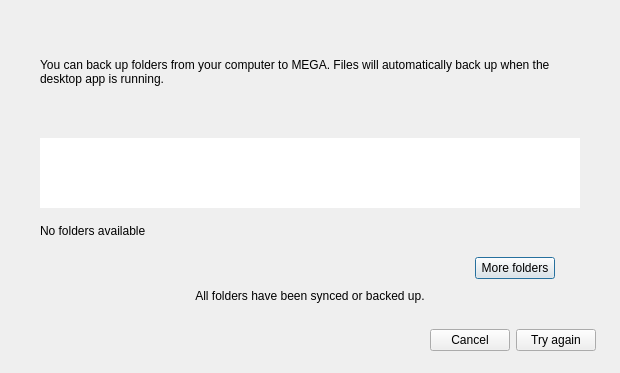
<?xml version="1.0" encoding="UTF-8"?>
<ui version="4.0">
 <class>BackupsWizard</class>
 <widget class="QDialog" name="BackupsWizard">
  <property name="windowModality">
   <enum>Qt::ApplicationModal</enum>
  </property>
  <property name="geometry">
   <rect>
    <x>0</x>
    <y>0</y>
    <width>620</width>
    <height>481</height>
   </rect>
  </property>
  <property name="sizePolicy">
   <sizepolicy hsizetype="Preferred" vsizetype="Preferred">
    <horstretch>0</horstretch>
    <verstretch>0</verstretch>
   </sizepolicy>
  </property>
  <property name="minimumSize">
   <size>
    <width>0</width>
    <height>0</height>
   </size>
  </property>
  <property name="windowTitle">
   <string>Setup backups</string>
  </property>
  <property name="windowIcon">
   <iconset resource="../Resources_macx.qrc">
    <normaloff>:/images/icons/ico_backup.png</normaloff>:/images/icons/ico_backup.png</iconset>
  </property>
  <property name="styleSheet">
   <string notr="true">#BackupsWizard, #sSteps &gt; QWidget
{
background: solid white;
}

#lBackupFolders, #lBackupTo
{
color: #333333;
font-size: 14px;
font-weight: bold;
}

#leBackupTo
{
color: #999999;
font-size: 13px;
border-radius: 4px;
background-color: #FAFAFA;
border: 1px solid #e5e5e5;
padding-left: 7px;
}

#lSubtitleStep1
{
margin-left: 20px;
margin-right: 20px;
margin-top: 7px;
margin-bottom: 31px;
color: #666666;
}

#lBackupFolders
{
margin-left: 18px;
margin-right: 18px;
}

#fFoldersStep1, #fFoldersStep2
{
border: 1px solid #e5e5e5;
border-radius: 6px;
background: solid white;
}

#fFoldersStep1
{
margin-left: 20px;
margin-right: 20px;
}

#fFoldersStep2
{
margin-left: 20px;
margin-right: 24px;
}

#lTitleStep2
{
margin-bottom: 26px;
}

#wDeviceNameStep1, #wDeviceNameAndNbFolders
{
border-top-right-radius: 6px;
border-top-left-radius: 6px;
background: solid #FAFAFA;
}

#lDeviceIconStep1
{
border-image: url(&quot;:/images/icons/pc/pc-mac_48.png&quot;);
}

#lDeviceIconStep2
{
border-image: url(&quot;:/images/icons/pc/pc-mac_24.png&quot;);
}

#lDeviceNameStep1, #lDeviceNameStep2
{
text-align: left;
font-size: 14px;
border: none;
}

#lFoldersNumber
{
color: #999999;
font-size: 14px;
padding-right: 16px;
}

#lvFoldersStep1::item
{
height: 40 px;
min-height: 40 px;
max-height: 40 px;
border: none;
}

#lvFoldersStep1, #lvFoldersStep2
{
background: solid white;
border-bottom-right-radius: 6px;
border-bottom-left-radius: 6px;
outline: none;
}

#lvFoldersStep1
{
padding-left: 19px;
}

#lvFoldersStep2
{
padding-left: 9px;
}

#lvFoldersStep1::icon
{
left: 15px;
}

#lvFoldersStep1::text
{
left: 10px;
font-size: 13px;
}

#lvFoldersStep2::item
{
height: 32 px;
min-height: 32 px;
max-height: 32 px;
border: none;
}

#lvFoldersStep2::text
{
left: 4px;
font-size: 13px;
}

#lAllFoldersSynced
{
color: #004038;
font-family: Lato;
font-size: 12px;
border: 1px solid #7fdfd2;
border-radius: 2px;
background-color: rgba(0,191,165,0.1);
}

#lNoAvailableFolder
{
color: #999999;
font-family: Lato;
font-size: 14px;
background: white;
padding-left: 16px;
border-bottom-right-radius: 6px;
border-bottom-left-radius: 6px;
}

QScrollBar:vertical
{
background: transparent;
width: 12px;
border: none;
border-bottom-right-radius: 6px;
}

QScrollBar::sub-line:vertical, QScrollBar::add-line:vertical
{
border: none;
background: none;
 }

QScrollBar::handle:vertical
{
background: #D8D8D8;
min-height: 0px;
border-radius: 2px;
margin: 4px;
}
</string>
  </property>
  <property name="modal">
   <bool>true</bool>
  </property>
  <layout class="QVBoxLayout" name="BackupsWizardLayout">
   <property name="spacing">
    <number>20</number>
   </property>
   <property name="sizeConstraint">
    <enum>QLayout::SetFixedSize</enum>
   </property>
   <property name="leftMargin">
    <number>24</number>
   </property>
   <property name="topMargin">
    <number>25</number>
   </property>
   <property name="rightMargin">
    <number>24</number>
   </property>
   <property name="bottomMargin">
    <number>22</number>
   </property>
   <item>
    <widget class="QStackedWidget" name="sSteps">
     <property name="sizePolicy">
      <sizepolicy hsizetype="Preferred" vsizetype="Expanding">
       <horstretch>0</horstretch>
       <verstretch>0</verstretch>
      </sizepolicy>
     </property>
     <property name="currentIndex">
      <number>0</number>
     </property>
     <widget class="QWidget" name="pStep1">
      <property name="sizePolicy">
       <sizepolicy hsizetype="Preferred" vsizetype="Maximum">
        <horstretch>0</horstretch>
        <verstretch>0</verstretch>
       </sizepolicy>
      </property>
      <layout class="QVBoxLayout" name="pStep1Layout">
       <property name="spacing">
        <number>4</number>
       </property>
       <property name="leftMargin">
        <number>16</number>
       </property>
       <property name="topMargin">
        <number>6</number>
       </property>
       <property name="rightMargin">
        <number>16</number>
       </property>
       <property name="bottomMargin">
        <number>0</number>
       </property>
       <item>
        <widget class="QLabel" name="lTitleStep1">
         <property name="sizePolicy">
          <sizepolicy hsizetype="Preferred" vsizetype="Maximum">
           <horstretch>0</horstretch>
           <verstretch>0</verstretch>
          </sizepolicy>
         </property>
         <property name="styleSheet">
          <string notr="true">font-size:20px;</string>
         </property>
         <property name="text">
          <string/>
         </property>
         <property name="textFormat">
          <enum>Qt::RichText</enum>
         </property>
        </widget>
       </item>
       <item alignment="Qt::AlignTop">
        <widget class="QLabel" name="lSubtitleStep1">
         <property name="sizePolicy">
          <sizepolicy hsizetype="Preferred" vsizetype="Maximum">
           <horstretch>0</horstretch>
           <verstretch>0</verstretch>
          </sizepolicy>
         </property>
         <property name="styleSheet">
          <string notr="true">font-size:12px;</string>
         </property>
         <property name="text">
          <string>You can back up folders from your computer to MEGA. Files will automatically back up when the desktop app is running.</string>
         </property>
         <property name="wordWrap">
          <bool>true</bool>
         </property>
        </widget>
       </item>
       <item>
        <widget class="QFrame" name="fFoldersStep1">
         <property name="sizePolicy">
          <sizepolicy hsizetype="Preferred" vsizetype="Expanding">
           <horstretch>0</horstretch>
           <verstretch>0</verstretch>
          </sizepolicy>
         </property>
         <property name="minimumSize">
          <size>
           <width>540</width>
           <height>0</height>
          </size>
         </property>
         <property name="frameShape">
          <enum>QFrame::NoFrame</enum>
         </property>
         <property name="frameShadow">
          <enum>QFrame::Sunken</enum>
         </property>
         <layout class="QVBoxLayout" name="verticalLayout">
          <property name="spacing">
           <number>0</number>
          </property>
          <property name="leftMargin">
           <number>0</number>
          </property>
          <property name="topMargin">
           <number>0</number>
          </property>
          <property name="rightMargin">
           <number>0</number>
          </property>
          <property name="bottomMargin">
           <number>0</number>
          </property>
          <item alignment="Qt::AlignTop">
           <widget class="QWidget" name="wDeviceNameStep1" native="true">
            <property name="sizePolicy">
             <sizepolicy hsizetype="Preferred" vsizetype="Fixed">
              <horstretch>0</horstretch>
              <verstretch>0</verstretch>
             </sizepolicy>
            </property>
            <layout class="QHBoxLayout" name="horizontalLayout">
             <property name="spacing">
              <number>10</number>
             </property>
             <property name="leftMargin">
              <number>16</number>
             </property>
             <property name="topMargin">
              <number>0</number>
             </property>
             <property name="rightMargin">
              <number>0</number>
             </property>
             <property name="bottomMargin">
              <number>0</number>
             </property>
             <item>
              <widget class="QLabel" name="lDeviceIconStep1">
               <property name="sizePolicy">
                <sizepolicy hsizetype="Maximum" vsizetype="Fixed">
                 <horstretch>0</horstretch>
                 <verstretch>0</verstretch>
                </sizepolicy>
               </property>
               <property name="minimumSize">
                <size>
                 <width>48</width>
                 <height>48</height>
                </size>
               </property>
               <property name="maximumSize">
                <size>
                 <width>48</width>
                 <height>48</height>
                </size>
               </property>
               <property name="text">
                <string notr="true"/>
               </property>
              </widget>
             </item>
             <item alignment="Qt::AlignVCenter">
              <widget class="QLabel" name="lDeviceNameStep1">
               <property name="sizePolicy">
                <sizepolicy hsizetype="Preferred" vsizetype="Preferred">
                 <horstretch>0</horstretch>
                 <verstretch>0</verstretch>
                </sizepolicy>
               </property>
               <property name="text">
                <string notr="true"/>
               </property>
              </widget>
             </item>
            </layout>
           </widget>
          </item>
          <item>
           <widget class="QListView" name="lvFoldersStep1">
            <property name="sizePolicy">
             <sizepolicy hsizetype="Expanding" vsizetype="Maximum">
              <horstretch>0</horstretch>
              <verstretch>0</verstretch>
             </sizepolicy>
            </property>
            <property name="maximumSize">
             <size>
              <width>16777215</width>
              <height>120</height>
             </size>
            </property>
            <property name="sizeIncrement">
             <size>
              <width>0</width>
              <height>40</height>
             </size>
            </property>
            <property name="baseSize">
             <size>
              <width>0</width>
              <height>40</height>
             </size>
            </property>
            <property name="frameShape">
             <enum>QFrame::NoFrame</enum>
            </property>
            <property name="sizeAdjustPolicy">
             <enum>QAbstractScrollArea::AdjustToContents</enum>
            </property>
            <property name="editTriggers">
             <set>QAbstractItemView::NoEditTriggers</set>
            </property>
            <property name="showDropIndicator" stdset="0">
             <bool>false</bool>
            </property>
            <property name="selectionMode">
             <enum>QAbstractItemView::NoSelection</enum>
            </property>
            <property name="selectionBehavior">
             <enum>QAbstractItemView::SelectRows</enum>
            </property>
            <property name="iconSize">
             <size>
              <width>24</width>
              <height>24</height>
             </size>
            </property>
            <property name="textElideMode">
             <enum>Qt::ElideMiddle</enum>
            </property>
            <property name="verticalScrollMode">
             <enum>QAbstractItemView::ScrollPerPixel</enum>
            </property>
            <property name="resizeMode">
             <enum>QListView::Adjust</enum>
            </property>
            <property name="spacing">
             <number>0</number>
            </property>
           </widget>
          </item>
          <item alignment="Qt::AlignVCenter">
           <widget class="QLabel" name="lNoAvailableFolder">
            <property name="sizePolicy">
             <sizepolicy hsizetype="Preferred" vsizetype="Fixed">
              <horstretch>0</horstretch>
              <verstretch>0</verstretch>
             </sizepolicy>
            </property>
            <property name="minimumSize">
             <size>
              <width>0</width>
              <height>45</height>
             </size>
            </property>
            <property name="maximumSize">
             <size>
              <width>16777215</width>
              <height>45</height>
             </size>
            </property>
            <property name="text">
             <string>No folders available</string>
            </property>
           </widget>
          </item>
         </layout>
        </widget>
       </item>
       <item>
        <layout class="QHBoxLayout" name="horizontalLayout_6">
         <property name="rightMargin">
          <number>25</number>
         </property>
         <item alignment="Qt::AlignRight">
          <widget class="QPushButton" name="bMoreFolders">
           <property name="text">
            <string>More folders</string>
           </property>
          </widget>
         </item>
        </layout>
       </item>
       <item alignment="Qt::AlignHCenter">
        <widget class="QLabel" name="lAllFoldersSynced">
         <property name="sizePolicy">
          <sizepolicy hsizetype="Expanding" vsizetype="Maximum">
           <horstretch>0</horstretch>
           <verstretch>0</verstretch>
          </sizepolicy>
         </property>
         <property name="minimumSize">
          <size>
           <width>300</width>
           <height>26</height>
          </size>
         </property>
         <property name="text">
          <string>All folders have been synced or backed up.</string>
         </property>
         <property name="alignment">
          <set>Qt::AlignCenter</set>
         </property>
         <property name="wordWrap">
          <bool>true</bool>
         </property>
        </widget>
       </item>
      </layout>
     </widget>
     <widget class="QWidget" name="pStep2">
      <property name="sizePolicy">
       <sizepolicy hsizetype="Preferred" vsizetype="Maximum">
        <horstretch>0</horstretch>
        <verstretch>0</verstretch>
       </sizepolicy>
      </property>
      <layout class="QVBoxLayout" name="pStep2Layout">
       <property name="spacing">
        <number>8</number>
       </property>
       <property name="sizeConstraint">
        <enum>QLayout::SetDefaultConstraint</enum>
       </property>
       <property name="leftMargin">
        <number>8</number>
       </property>
       <property name="topMargin">
        <number>6</number>
       </property>
       <property name="rightMargin">
        <number>18</number>
       </property>
       <property name="bottomMargin">
        <number>6</number>
       </property>
       <item>
        <widget class="QLabel" name="lTitleStep2">
         <property name="sizePolicy">
          <sizepolicy hsizetype="Preferred" vsizetype="Maximum">
           <horstretch>0</horstretch>
           <verstretch>0</verstretch>
          </sizepolicy>
         </property>
         <property name="styleSheet">
          <string notr="true">font-size:20px;</string>
         </property>
         <property name="text">
          <string/>
         </property>
         <property name="textFormat">
          <enum>Qt::RichText</enum>
         </property>
        </widget>
       </item>
       <item>
        <widget class="QLabel" name="lBackupFolders">
         <property name="sizePolicy">
          <sizepolicy hsizetype="Preferred" vsizetype="Maximum">
           <horstretch>0</horstretch>
           <verstretch>0</verstretch>
          </sizepolicy>
         </property>
         <property name="text">
          <string>Selected backup folders</string>
         </property>
        </widget>
       </item>
       <item>
        <widget class="QFrame" name="fFoldersStep2">
         <property name="sizePolicy">
          <sizepolicy hsizetype="Preferred" vsizetype="MinimumExpanding">
           <horstretch>0</horstretch>
           <verstretch>0</verstretch>
          </sizepolicy>
         </property>
         <property name="minimumSize">
          <size>
           <width>540</width>
           <height>0</height>
          </size>
         </property>
         <property name="maximumSize">
          <size>
           <width>16777215</width>
           <height>16777215</height>
          </size>
         </property>
         <property name="frameShape">
          <enum>QFrame::NoFrame</enum>
         </property>
         <layout class="QVBoxLayout" name="verticalLayout_2">
          <property name="spacing">
           <number>0</number>
          </property>
          <property name="leftMargin">
           <number>0</number>
          </property>
          <property name="topMargin">
           <number>0</number>
          </property>
          <property name="rightMargin">
           <number>0</number>
          </property>
          <property name="bottomMargin">
           <number>0</number>
          </property>
          <item alignment="Qt::AlignTop">
           <widget class="QWidget" name="wDeviceNameAndNbFolders" native="true">
            <property name="sizePolicy">
             <sizepolicy hsizetype="Preferred" vsizetype="Fixed">
              <horstretch>0</horstretch>
              <verstretch>0</verstretch>
             </sizepolicy>
            </property>
            <property name="minimumSize">
             <size>
              <width>0</width>
              <height>36</height>
             </size>
            </property>
            <property name="maximumSize">
             <size>
              <width>16777215</width>
              <height>36</height>
             </size>
            </property>
            <layout class="QHBoxLayout" name="deviceNameStep2Layout">
             <property name="spacing">
              <number>10</number>
             </property>
             <property name="sizeConstraint">
              <enum>QLayout::SetDefaultConstraint</enum>
             </property>
             <property name="leftMargin">
              <number>14</number>
             </property>
             <property name="topMargin">
              <number>0</number>
             </property>
             <property name="rightMargin">
              <number>0</number>
             </property>
             <property name="bottomMargin">
              <number>0</number>
             </property>
             <item>
              <widget class="QLabel" name="lDeviceIconStep2">
               <property name="sizePolicy">
                <sizepolicy hsizetype="Maximum" vsizetype="Preferred">
                 <horstretch>0</horstretch>
                 <verstretch>0</verstretch>
                </sizepolicy>
               </property>
               <property name="minimumSize">
                <size>
                 <width>24</width>
                 <height>24</height>
                </size>
               </property>
               <property name="maximumSize">
                <size>
                 <width>24</width>
                 <height>24</height>
                </size>
               </property>
               <property name="text">
                <string notr="true"/>
               </property>
               <property name="alignment">
                <set>Qt::AlignCenter</set>
               </property>
              </widget>
             </item>
             <item alignment="Qt::AlignVCenter">
              <widget class="QLabel" name="lDeviceNameStep2">
               <property name="sizePolicy">
                <sizepolicy hsizetype="Preferred" vsizetype="Preferred">
                 <horstretch>0</horstretch>
                 <verstretch>0</verstretch>
                </sizepolicy>
               </property>
               <property name="text">
                <string notr="true"/>
               </property>
              </widget>
             </item>
             <item alignment="Qt::AlignRight|Qt::AlignVCenter">
              <widget class="QLabel" name="lFoldersNumber">
               <property name="sizePolicy">
                <sizepolicy hsizetype="Expanding" vsizetype="Preferred">
                 <horstretch>0</horstretch>
                 <verstretch>0</verstretch>
                </sizepolicy>
               </property>
               <property name="text">
                <string notr="true"/>
               </property>
               <property name="alignment">
                <set>Qt::AlignRight|Qt::AlignTrailing|Qt::AlignVCenter</set>
               </property>
              </widget>
             </item>
            </layout>
           </widget>
          </item>
          <item alignment="Qt::AlignVCenter">
           <widget class="QListView" name="lvFoldersStep2">
            <property name="sizePolicy">
             <sizepolicy hsizetype="Expanding" vsizetype="MinimumExpanding">
              <horstretch>0</horstretch>
              <verstretch>0</verstretch>
             </sizepolicy>
            </property>
            <property name="styleSheet">
             <string notr="true"/>
            </property>
            <property name="sizeAdjustPolicy">
             <enum>QAbstractScrollArea::AdjustToContents</enum>
            </property>
            <property name="resizeMode">
             <enum>QListView::Adjust</enum>
            </property>
            <property name="uniformItemSizes">
             <bool>false</bool>
            </property>
           </widget>
          </item>
         </layout>
        </widget>
       </item>
       <item alignment="Qt::AlignBottom">
        <widget class="QWidget" name="wBackupTo" native="true">
         <property name="sizePolicy">
          <sizepolicy hsizetype="Preferred" vsizetype="Fixed">
           <horstretch>0</horstretch>
           <verstretch>0</verstretch>
          </sizepolicy>
         </property>
         <layout class="QHBoxLayout" name="wBackupToLayout">
          <property name="spacing">
           <number>7</number>
          </property>
          <property name="leftMargin">
           <number>24</number>
          </property>
          <property name="topMargin">
           <number>14</number>
          </property>
          <property name="rightMargin">
           <number>23</number>
          </property>
          <property name="bottomMargin">
           <number>14</number>
          </property>
          <item alignment="Qt::AlignVCenter">
           <widget class="QLabel" name="lBackupTo">
            <property name="text">
             <string>Backup to</string>
            </property>
           </widget>
          </item>
          <item alignment="Qt::AlignBottom">
           <widget class="QLineEdit" name="leBackupTo">
            <property name="readOnly">
             <bool>true</bool>
            </property>
           </widget>
          </item>
         </layout>
        </widget>
       </item>
      </layout>
     </widget>
     <widget class="QWidget" name="pSuccessfull">
      <layout class="QHBoxLayout" name="horizontalLayout_2" stretch="0,1">
       <property name="spacing">
        <number>20</number>
       </property>
       <property name="topMargin">
        <number>15</number>
       </property>
       <item alignment="Qt::AlignTop">
        <widget class="QLabel" name="label">
         <property name="text">
          <string notr="true"/>
         </property>
         <property name="pixmap">
          <pixmap resource="../Resources_macx.qrc">:/images/bug_report_success.png</pixmap>
         </property>
        </widget>
       </item>
       <item>
        <layout class="QVBoxLayout" name="verticalLayout_3" stretch="0,1">
         <property name="spacing">
          <number>10</number>
         </property>
         <item alignment="Qt::AlignTop">
          <widget class="QLabel" name="lTitle">
           <property name="font">
            <font>
             <family>Lato</family>
             <pointsize>-1</pointsize>
            </font>
           </property>
           <property name="styleSheet">
            <string notr="true">*{
font-size:16px;
color:#333333;
}</string>
           </property>
           <property name="text">
            <string notr="true">Success Title</string>
           </property>
          </widget>
         </item>
         <item>
          <layout class="QVBoxLayout" name="verticalLayout_5">
           <property name="spacing">
            <number>0</number>
           </property>
           <item>
            <widget class="QLabel" name="lSuccessText">
             <property name="styleSheet">
              <string notr="true">*{
color: #666666;
}</string>
             </property>
             <property name="text">
              <string notr="true">Backing up folder text</string>
             </property>
             <property name="wordWrap">
              <bool>true</bool>
             </property>
            </widget>
           </item>
           <item>
            <widget class="QLabel" name="lSuccess">
             <property name="minimumSize">
              <size>
               <width>100</width>
               <height>50</height>
              </size>
             </property>
             <property name="font">
              <font>
               <family>Lato</family>
              </font>
             </property>
             <property name="styleSheet">
              <string notr="true">*{
color: #666666;
}</string>
             </property>
             <property name="text">
              <string>Folders will be stored in backups and you can check the status of your backups in backup centre.</string>
             </property>
             <property name="wordWrap">
              <bool>true</bool>
             </property>
            </widget>
           </item>
          </layout>
         </item>
        </layout>
       </item>
      </layout>
     </widget>
     <widget class="QWidget" name="pError">
      <layout class="QHBoxLayout" name="horizontalLayout_5" stretch="0,1">
       <property name="spacing">
        <number>20</number>
       </property>
       <property name="leftMargin">
        <number>0</number>
       </property>
       <property name="topMargin">
        <number>0</number>
       </property>
       <property name="rightMargin">
        <number>12</number>
       </property>
       <item alignment="Qt::AlignTop">
        <widget class="QLabel" name="lErrorIcon">
         <property name="text">
          <string notr="true"/>
         </property>
         <property name="pixmap">
          <pixmap resource="../Resources_macx.qrc">:/images/icon_error.png</pixmap>
         </property>
        </widget>
       </item>
       <item>
        <layout class="QVBoxLayout" name="verticalLayout_4" stretch="0,0,0,0,0,0,0">
         <property name="spacing">
          <number>0</number>
         </property>
         <property name="bottomMargin">
          <number>0</number>
         </property>
         <item>
          <widget class="QLabel" name="lErrorTitle">
           <property name="styleSheet">
            <string notr="true">*{
font-size:16px;
color:#333333;
}</string>
           </property>
           <property name="text">
            <string notr="true">Title</string>
           </property>
          </widget>
         </item>
         <item>
          <spacer name="verticalSpacer">
           <property name="orientation">
            <enum>Qt::Vertical</enum>
           </property>
           <property name="sizeType">
            <enum>QSizePolicy::Fixed</enum>
           </property>
           <property name="sizeHint" stdset="0">
            <size>
             <width>20</width>
             <height>8</height>
            </size>
           </property>
          </spacer>
         </item>
         <item>
          <widget class="QLabel" name="lErrorText">
           <property name="styleSheet">
            <string notr="true">*{
color:#666666;
}</string>
           </property>
           <property name="text">
            <string notr="true">Body</string>
           </property>
          </widget>
         </item>
         <item>
          <spacer name="verticalSpacer_2">
           <property name="orientation">
            <enum>Qt::Vertical</enum>
           </property>
           <property name="sizeType">
            <enum>QSizePolicy::Fixed</enum>
           </property>
           <property name="sizeHint" stdset="0">
            <size>
             <width>20</width>
             <height>10</height>
            </size>
           </property>
          </spacer>
         </item>
         <item>
          <widget class="Line" name="line2">
           <property name="styleSheet">
            <string notr="true">*{
color:rgba(0,0,0,0.1);
}</string>
           </property>
           <property name="frameShadow">
            <enum>QFrame::Plain</enum>
           </property>
           <property name="orientation">
            <enum>Qt::Horizontal</enum>
           </property>
          </widget>
         </item>
         <item>
          <widget class="QTextEdit" name="tTextEdit">
           <property name="sizePolicy">
            <sizepolicy hsizetype="Expanding" vsizetype="Expanding">
             <horstretch>0</horstretch>
             <verstretch>0</verstretch>
            </sizepolicy>
           </property>
           <property name="minimumSize">
            <size>
             <width>0</width>
             <height>0</height>
            </size>
           </property>
           <property name="maximumSize">
            <size>
             <width>16777215</width>
             <height>16777215</height>
            </size>
           </property>
           <property name="font">
            <font>
             <family>Lato</family>
            </font>
           </property>
           <property name="styleSheet">
            <string notr="true">*{
color:#666666;
}</string>
           </property>
           <property name="frameShape">
            <enum>QFrame::NoFrame</enum>
           </property>
           <property name="frameShadow">
            <enum>QFrame::Plain</enum>
           </property>
           <property name="verticalScrollBarPolicy">
            <enum>Qt::ScrollBarAlwaysOff</enum>
           </property>
           <property name="sizeAdjustPolicy">
            <enum>QAbstractScrollArea::AdjustToContents</enum>
           </property>
           <property name="undoRedoEnabled">
            <bool>false</bool>
           </property>
           <property name="readOnly">
            <bool>true</bool>
           </property>
           <property name="html">
            <string>&lt;!DOCTYPE HTML PUBLIC &quot;-//W3C//DTD HTML 4.0//EN&quot; &quot;http://www.w3.org/TR/REC-html40/strict.dtd&quot;&gt;
&lt;html&gt;&lt;head&gt;&lt;meta name=&quot;qrichtext&quot; content=&quot;1&quot; /&gt;&lt;style type=&quot;text/css&quot;&gt;
p, li { white-space: pre-wrap; }
&lt;/style&gt;&lt;/head&gt;&lt;body style=&quot; font-family:'Lato'; font-size:13pt; font-weight:400; font-style:normal;&quot;&gt;
&lt;p style=&quot;-qt-paragraph-type:empty; margin-top:0px; margin-bottom:0px; margin-left:0px; margin-right:0px; -qt-block-indent:0; text-indent:0px; line-height:200%;&quot;&gt;&lt;br /&gt;&lt;/p&gt;&lt;/body&gt;&lt;/html&gt;</string>
           </property>
          </widget>
         </item>
         <item>
          <widget class="Line" name="line1">
           <property name="styleSheet">
            <string notr="true">*
{
color:rgba(0,0,0,0.1);
}</string>
           </property>
           <property name="frameShadow">
            <enum>QFrame::Plain</enum>
           </property>
           <property name="orientation">
            <enum>Qt::Horizontal</enum>
           </property>
          </widget>
         </item>
         <item>
          <spacer name="verticalSpacer_3">
           <property name="orientation">
            <enum>Qt::Vertical</enum>
           </property>
           <property name="sizeType">
            <enum>QSizePolicy::Fixed</enum>
           </property>
           <property name="sizeHint" stdset="0">
            <size>
             <width>20</width>
             <height>5</height>
            </size>
           </property>
          </spacer>
         </item>
         <item alignment="Qt::AlignLeft">
          <widget class="QPushButton" name="bShowMore">
           <property name="font">
            <font>
             <family>Lato</family>
             <pointsize>13</pointsize>
             <underline>true</underline>
            </font>
           </property>
           <property name="styleSheet">
            <string notr="true">QPushButton
{
border:none;
background: white;
padding-left: 0px;
color:#666666;
}</string>
           </property>
           <property name="text">
            <string>Show more…</string>
           </property>
          </widget>
         </item>
        </layout>
       </item>
      </layout>
     </widget>
    </widget>
   </item>
   <item>
    <widget class="QStackedWidget" name="sButtons">
     <property name="sizePolicy">
      <sizepolicy hsizetype="Preferred" vsizetype="Preferred">
       <horstretch>0</horstretch>
       <verstretch>0</verstretch>
      </sizepolicy>
     </property>
     <property name="minimumSize">
      <size>
       <width>572</width>
       <height>0</height>
      </size>
     </property>
     <property name="maximumSize">
      <size>
       <width>572</width>
       <height>16777215</height>
      </size>
     </property>
     <property name="autoFillBackground">
      <bool>false</bool>
     </property>
     <property name="styleSheet">
      <string notr="true"/>
     </property>
     <property name="currentIndex">
      <number>1</number>
     </property>
     <widget class="QWidget" name="pStepButtons">
      <layout class="QHBoxLayout" name="horizontalLayout_4">
       <property name="spacing">
        <number>5</number>
       </property>
       <property name="leftMargin">
        <number>0</number>
       </property>
       <property name="topMargin">
        <number>0</number>
       </property>
       <property name="rightMargin">
        <number>0</number>
       </property>
       <property name="bottomMargin">
        <number>0</number>
       </property>
       <item>
        <widget class="QPushButton" name="bBack">
         <property name="minimumSize">
          <size>
           <width>80</width>
           <height>0</height>
          </size>
         </property>
         <property name="text">
          <string>Back</string>
         </property>
         <property name="autoDefault">
          <bool>false</bool>
         </property>
        </widget>
       </item>
       <item>
        <spacer name="horizontalSpacer">
         <property name="orientation">
          <enum>Qt::Horizontal</enum>
         </property>
         <property name="sizeHint" stdset="0">
          <size>
           <width>40</width>
           <height>20</height>
          </size>
         </property>
        </spacer>
       </item>
       <item>
        <widget class="QPushButton" name="bCancel">
         <property name="minimumSize">
          <size>
           <width>80</width>
           <height>0</height>
          </size>
         </property>
         <property name="text">
          <string>Cancel</string>
         </property>
         <property name="autoDefault">
          <bool>false</bool>
         </property>
        </widget>
       </item>
       <item>
        <widget class="QPushButton" name="bNext">
         <property name="minimumSize">
          <size>
           <width>80</width>
           <height>0</height>
          </size>
         </property>
         <property name="text">
          <string>Next</string>
         </property>
         <property name="default">
          <bool>true</bool>
         </property>
        </widget>
       </item>
      </layout>
     </widget>
     <widget class="QWidget" name="pErrorButtons">
      <layout class="QHBoxLayout" name="horizontalLayout_7">
       <property name="leftMargin">
        <number>0</number>
       </property>
       <property name="topMargin">
        <number>0</number>
       </property>
       <property name="rightMargin">
        <number>0</number>
       </property>
       <property name="bottomMargin">
        <number>0</number>
       </property>
       <item>
        <spacer name="horizontalSpacer_3">
         <property name="orientation">
          <enum>Qt::Horizontal</enum>
         </property>
         <property name="sizeHint" stdset="0">
          <size>
           <width>40</width>
           <height>20</height>
          </size>
         </property>
        </spacer>
       </item>
       <item>
        <widget class="QPushButton" name="bCancelErr">
         <property name="minimumSize">
          <size>
           <width>0</width>
           <height>0</height>
          </size>
         </property>
         <property name="text">
          <string>Cancel</string>
         </property>
         <property name="autoDefault">
          <bool>false</bool>
         </property>
        </widget>
       </item>
       <item>
        <widget class="QPushButton" name="bTryAgain">
         <property name="minimumSize">
          <size>
           <width>0</width>
           <height>0</height>
          </size>
         </property>
         <property name="text">
          <string>Try again</string>
         </property>
        </widget>
       </item>
      </layout>
     </widget>
     <widget class="QWidget" name="pSuccessButtons">
      <layout class="QHBoxLayout" name="horizontalLayout_3">
       <property name="leftMargin">
        <number>0</number>
       </property>
       <property name="topMargin">
        <number>0</number>
       </property>
       <property name="rightMargin">
        <number>0</number>
       </property>
       <property name="bottomMargin">
        <number>0</number>
       </property>
       <item>
        <spacer name="horizontalSpacer_2">
         <property name="orientation">
          <enum>Qt::Horizontal</enum>
         </property>
         <property name="sizeHint" stdset="0">
          <size>
           <width>40</width>
           <height>20</height>
          </size>
         </property>
        </spacer>
       </item>
       <item>
        <widget class="QPushButton" name="bDismiss">
         <property name="text">
          <string>Dismiss</string>
         </property>
        </widget>
       </item>
       <item>
        <widget class="QPushButton" name="bViewInBackupCentre">
         <property name="text">
          <string>View in Backup Centre</string>
         </property>
        </widget>
       </item>
      </layout>
     </widget>
    </widget>
   </item>
  </layout>
 </widget>
 <tabstops>
  <tabstop>lvFoldersStep1</tabstop>
  <tabstop>lvFoldersStep2</tabstop>
  <tabstop>leBackupTo</tabstop>
  <tabstop>tTextEdit</tabstop>
  <tabstop>bShowMore</tabstop>
  <tabstop>bNext</tabstop>
  <tabstop>bCancel</tabstop>
  <tabstop>bBack</tabstop>
  <tabstop>bTryAgain</tabstop>
  <tabstop>bCancelErr</tabstop>
  <tabstop>bViewInBackupCentre</tabstop>
  <tabstop>bDismiss</tabstop>
 </tabstops>
 <resources>
  <include location="../Resources_macx.qrc"/>
 </resources>
 <connections/>
</ui>
